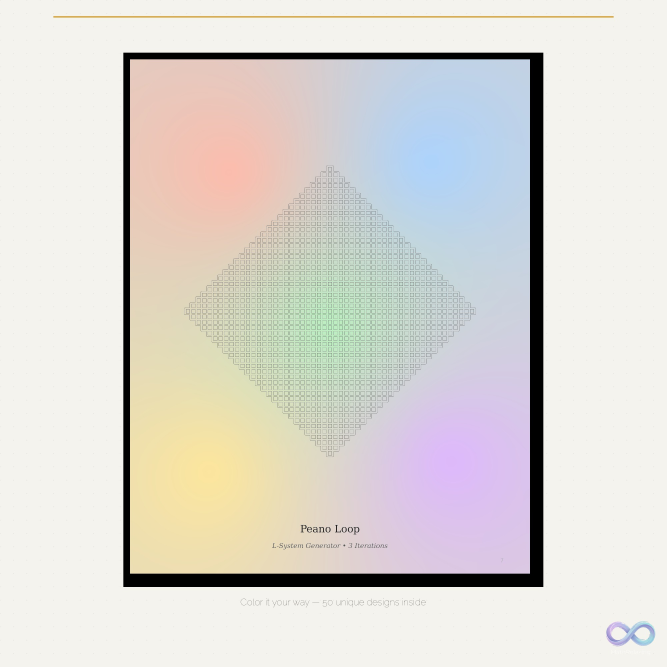
#> input picture fractal_flora_sample_colored.jpg, 2000 x 2000 px (shown at 1/3 size)
$ python lowpoly_core.py ../fractal_flora_sample_colored.jpg
#> lines starting #> are read from the running program, lines starting #| are printed output that depends on the picture
#> in generate_cbn, src is the input picture: PIL image 2000x2000 RGB; mean R, G, B 219.5, 216.3, 211.1
"""
lowpoly_core.py — headless "geometric color-by-number" generator.

Extracted and cleaned from the desktop Tkinter tool (ingramspark_kdp_video.py):
no GUI, no CMYK/print-book pipeline. Takes ONE full-colour source image and
produces digital, Etsy-ready deliverables styled to match the MathRelaxing
coloring books (serif titles, gold rules, "COLOR KEY" legend):

  * <name>_coloring.png  — printable page: title, tessellated numbered cells,
    numbered colour key, page label.
  * <name>_colored.png   — the full-colour solution.
  * <name>_coloring.pdf  — the coloring page as a single 300 dpi US-Letter PDF.

Fixes vs the original: numbers are drawn for triangular/hexagonal tilings too
(original numbered squares only) and the triangular tiling is a true gap-free
tessellation (original left diamond gaps). Uses PIL median-cut quantization.
"""
import os
import math
import numpy as np
from PIL import Image, ImageDraw, ImageFont

DPI = 300
LETTER_PX = (int(8.5 * DPI), int(11 * DPI))   # 2550 x 3300
GOLD = (201, 162, 75)
INK = (38, 38, 38)
GRID = (170, 170, 170)
NUM = (110, 110, 110)


def _font(size, bold=True, serif=False):
    if serif:
        names = ("DejaVuSerif-Bold.ttf",) if bold else ("DejaVuSerif.ttf",)
    else:
        names = ("DejaVuSans-Bold.ttf", "arialbd.ttf", "arial.ttf") if bold else \
                ("DejaVuSans.ttf", "arial.ttf")
    for n in names:
        try:
            return ImageFont.truetype(n, size)
        except Exception:
            continue
    return ImageFont.load_default()


def quantize(image, num_colors):
    """Adaptive colour reduction (PIL median-cut). Returns (quantized RGB image,
    palette Nx3 int) ordered light->dark so legend numbers read nicely."""
#> called with num_colors = 12
    if image.mode != "RGB":
        image = image.convert("RGB")
    pal_img = image.quantize(colors=num_colors, method=Image.MEDIANCUT, dither=Image.NONE)
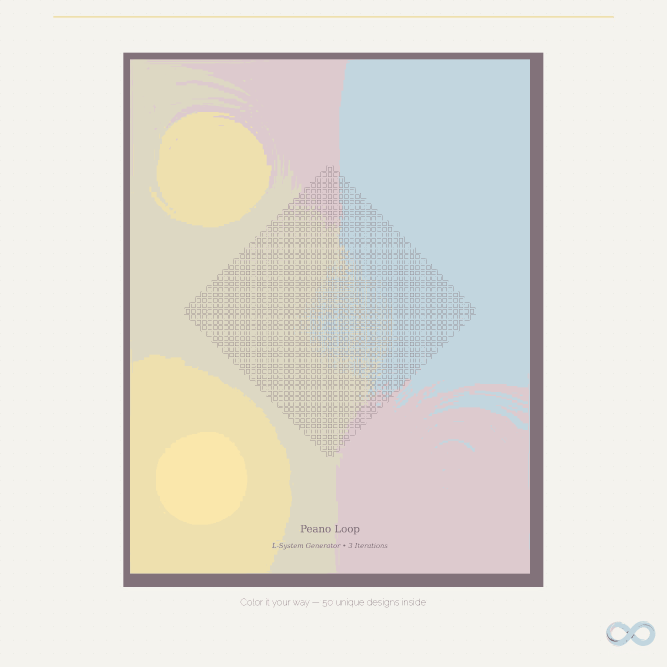
#> pal_img: PIL image 2000x2000 P (shown at 1/3 size); mean R, G, B 225.3, 222.7, 215.1
    raw = pal_img.getpalette()[: num_colors * 3]
#> raw = 36 values, max 250 at index 15, min 114 at index 34, mean 218.5
    palette = np.array(raw, int).reshape(-1, 3)
#> palette = [[245, 244, 238], [246, 243, 239], [244, 243, 240], [244, 243, 238], [248, 243, 229], [250, 231, 171], [229, 238, 225], [238, 224, 174], [221, 216, 195], [194, 214, 223], [221, 202, 206], [130, 114, 122]]
    lum = palette @ np.array([0.299, 0.587, 0.114])
#> lum = [243.6, 243.4, 243, 242.7, 242.9, 229.8, 233.8, 222.5, 215.1, 209, 208.1, 119.7]
    order = np.argsort(-lum)
#> order = [0, 1, 2, 4, 3, 6, 5, 7, 8, 9, 10, 11]
    palette = palette[order]
#> palette = [[245, 244, 238], [246, 243, 239], [244, 243, 240], [248, 243, 229], [244, 243, 238], [229, 238, 225], [250, 231, 171], [238, 224, 174], [221, 216, 195], [194, 214, 223], [221, 202, 206], [130, 114, 122]]
    return image.quantize(colors=num_colors, method=Image.MEDIANCUT,
                          dither=Image.NONE).convert("RGB"), palette


def _nearest_number(color, palette):
    d = np.sum((palette.astype(int) - np.array(color[:3], int)) ** 2, axis=1)
    return int(np.argmin(d)) + 1


def _centered(draw, text, cx, cy, font, fill):
    l, t, r, b = draw.textbbox((0, 0), text, font=font)
    draw.text((cx - (r - l) / 2 - l, cy - (b - t) / 2 - t), text, font=font, fill=fill)


def _draw_key(draw, palette, cx, top, max_w):
    """Centered numbered colour key with a small serif heading."""
    head = _font(40, serif=True)
    _centered(draw, "COLOR KEY", cx, top, head, GOLD)
    sw, pad, gap = 60, 12, 46
    lf = _font(38, serif=True)
    # lay swatches out centered, wrapping rows
    items = []
    for i, col in enumerate(palette, 1):
        lb = draw.textbbox((0, 0), str(i), font=lf)
        items.append((str(i), tuple(int(c) for c in col), sw + pad + (lb[2] - lb[0])))
    rows, cur, cw = [], [], 0
    for it in items:
        w = it[2] + gap
        if cw + w > max_w and cur:
            rows.append((cur, cw)); cur, cw = [], 0
        cur.append(it); cw += w
    if cur:
        rows.append((cur, cw))
    y = top + 60
    for row, rw in rows:
        x = cx - (rw - gap) / 2
        for label, col, w in row:
            draw.rectangle([x, y, x + sw, y + sw], fill=col, outline=(70, 70, 70), width=3)
            lb = draw.textbbox((0, 0), label, font=lf)
            _centered(draw, label, x + sw + pad + (lb[2] - lb[0]) / 2, y + sw / 2, lf, INK)
            x += w + gap
        y += sw + 30
    return y


def _iter_cells(poly_type, art_w, art_h, s):
    if poly_type == "square":
        for y in range(0, art_h - s + 1, s):
            for x in range(0, art_w - s + 1, s):
                pts = [(x, y), (x + s, y), (x + s, y + s), (x, y + s)]
                yield pts, (x + s / 2, y + s / 2)
    elif poly_type == "triangular":
        th = s * math.sqrt(3) / 2
        half = s / 2
        rows = int(art_h / th) + 1
        cols = int(art_w / half) + 1
        for r in range(rows):
            y = r * th
            for i in range(cols):
                left = i * half
                if (i + r) % 2 == 0:
                    pts = [(left, y + th), (left + s, y + th), (left + half, y)]
                else:
                    pts = [(left, y), (left + s, y), (left + half, y + th)]
                if min(p[0] for p in pts) >= 0 and max(p[0] for p in pts) <= art_w \
                   and min(p[1] for p in pts) >= 0 and max(p[1] for p in pts) <= art_h:
                    cx = sum(p[0] for p in pts) / 3
                    cy = sum(p[1] for p in pts) / 3
                    yield pts, (cx, cy)
    elif poly_type == "hexagonal":
        hw = math.sqrt(3) * s
        vert = s * 1.5
        rows = int(art_h / vert) + 2
        cols = int(art_w / hw) + 2
        for r in range(rows):
            for q in range(cols):
                cx = q * hw + (hw / 2 if r % 2 else 0)
                cy = r * vert
                pts = [(cx + s * math.cos(math.radians(30 + 60 * i)),
                        cy + s * math.sin(math.radians(30 + 60 * i))) for i in range(6)]
                if min(p[0] for p in pts) >= 0 and max(p[0] for p in pts) <= art_w \
                   and min(p[1] for p in pts) >= 0 and max(p[1] for p in pts) <= art_h:
                    yield pts, (cx, cy)
    else:
        raise ValueError("poly_type must be square|triangular|hexagonal")


def _page(page_px, title, subtitle, page_label):
    """Blank branded page with serif title, gold rule, subtitle, page label.
    Returns (image, draw, content_top_y, content_bottom_y)."""
    img = Image.new("RGB", page_px, "white")
    d = ImageDraw.Draw(img)
    W, H = page_px
    _centered(d, title, W / 2, 150, _font(66, serif=True), INK)
    d.line([(W / 2 - 320, 232), (W / 2 + 320, 232)], fill=GOLD, width=4)
    if subtitle:
        _centered(d, subtitle, W / 2, 285, _font(34, bold=False, serif=True), (120, 120, 120))
    if page_label:
        _centered(d, page_label, W / 2, H - 90, _font(30, serif=True), (150, 150, 150))
    top = 340 if subtitle else 300
    return img, d, top, H - 150


def generate_cbn(src_path, out_dir, poly_type="triangular", side_length=46,
                 num_colors=12, page_px=LETTER_PX, margin=150,
                 title="Color by Number", subtitle=None, page_label=None):
    os.makedirs(out_dir, exist_ok=True)
    src = Image.open(src_path).convert("RGB")
    quant, palette = quantize(src, num_colors)
    page_w, page_h = page_px

    legend_rows = max(1, math.ceil(num_colors / 8))
    legend_h = 60 + 60 + legend_rows * (60 + 30) + 30
    gap = 70

    coloring, dc, top, bottom = _page(page_px, title, subtitle, page_label)
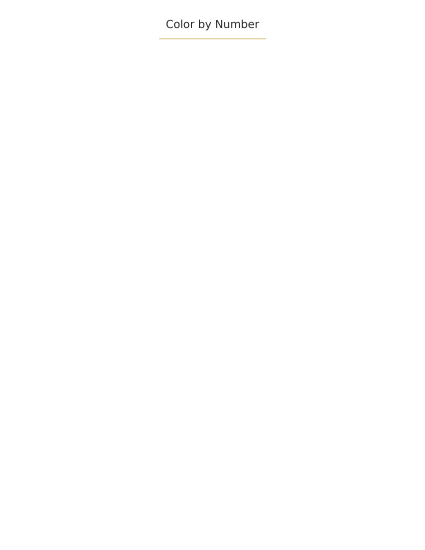
#> coloring: PIL image 2550x3300 RGB (shown at 1/6 size); mean R, G, B 254.8, 254.8, 254.8
#> top = 300; bottom = 3150
    colored, dk, _, _ = _page(page_px, title, subtitle, page_label)

    avail_w = page_w - 2 * margin
    avail_h = (bottom - legend_h - gap) - top
#> avail_h = 2450
    ar = quant.width / quant.height
    if avail_w / avail_h > ar:
        art_h = int(avail_h); art_w = int(art_h * ar)
    else:
        art_w = int(avail_w); art_h = int(art_w / ar)
    art = quant.resize((art_w, art_h), Image.Resampling.LANCZOS)
    art_px = np.asarray(art)

    off_x = (page_w - art_w) // 2
    off_y = top
#> off_y = 300
    num_font = _font(max(14, int(side_length * (0.42 if poly_type != "triangular" else 0.34))))

    ncells = 0
    for pts, (sx, sy) in _iter_cells(poly_type, art_w, art_h, side_length):
        ix = min(art_w - 1, max(0, int(sx)))
        iy = min(art_h - 1, max(0, int(sy)))
        color = tuple(int(c) for c in art_px[iy, ix])
        n = _nearest_number(color, palette)
        shifted = [(off_x + px, off_y + py) for px, py in pts]
        dc.polygon(shifted, fill="white", outline=GRID)
        _centered(dc, str(n), off_x + sx, off_y + sy, num_font, NUM)
        dk.polygon(shifted, fill=color)
        ncells += 1
#> this loop made 5376 passes
#> shifted on passes 1 to 3: [(150, 339.8), (196, 339.8), (173, 300)], [(173, 300), (219, 300), (196, 339.8)], [(196, 339.8), (242, 339.8), (219, 300)]
#> after the loop, ncells = 5376

    key_top = off_y + art_h + gap
#> key_top = 2620
    _draw_key(dc, palette, page_w / 2, key_top, avail_w)
#> the loop in _draw_key, `for i, col in enumerate(palette, 1):` made 12 passes
#> (col, lb) on passes 1 to 8: ([245, 244, 238], (0, 8, 24, 36)), ([246, 243, 239], (0, 7, 24, 36)), ([244, 243, 240], (0, 7, 24, 36)), ([248, 243, 229], (0, 8, 24, 36)), ([244, 243, 238], (0, 8, 24, 36)), ([229, 238, 225], (0, 7, 24, 36)), ([250, 231, 171], (0, 8, 24, 36)), ([238, 224, 174], (0, 7, 24, 36))
#> after the loop in _draw_key, `for i, col in enumerate(palette, 1):`: items = 12 items
#> the loop in _draw_key, `for it in items:` made 12 passes
#> (it, cw) on passes 1 to 7: (('1', (245, 244, 238), 96), 142), (('2', (246, 243, 239), 96), 284), (('3', (244, 243, 240), 96), 426), (('4', (248, 243, 229), 96), 568), (('5', (244, 243, 238), 96), 710), (('6', (229, 238, 225), 96), 852), (('7', (250, 231, 171), 96), 994)
#> the loop in _draw_key, `for row, rw in rows:` made 1 pass
#> rw on pass 1: 1776
    _draw_key(dk, palette, page_w / 2, key_top, avail_w)
#> the loop in _draw_key (call 2), `for i, col in enumerate(palette, 1):` made 12 passes
#> the loop in _draw_key (call 2), `for it in items:` made 12 passes
#> it on passes 1 to 8: ('1', (245, 244, 238), 96), ('2', (246, 243, 239), 96), ('3', (244, 243, 240), 96), ('4', (248, 243, 229), 96), ('5', (244, 243, 238), 96), ('6', (229, 238, 225), 96), ('7', (250, 231, 171), 96), ('8', (238, 224, 174), 96)
#> the loop in _draw_key (call 2), `for row, rw in rows:` made 1 pass

    base = os.path.splitext(os.path.basename(src_path))[0]
    p_color = os.path.join(out_dir, f"{base}_coloring.png")
    p_sol = os.path.join(out_dir, f"{base}_colored.png")
    p_pdf = os.path.join(out_dir, f"{base}_coloring.pdf")
    coloring.save(p_color, dpi=(DPI, DPI))
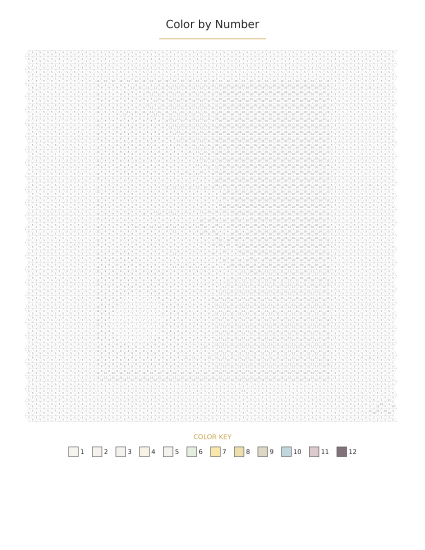
#> saved as fractal_flora_sample_colored_coloring.png: PIL image 2550x3300 RGB (shown at 1/6 size); mean R, G, B 247.5, 247.5, 247.4
    colored.save(p_sol, dpi=(DPI, DPI))
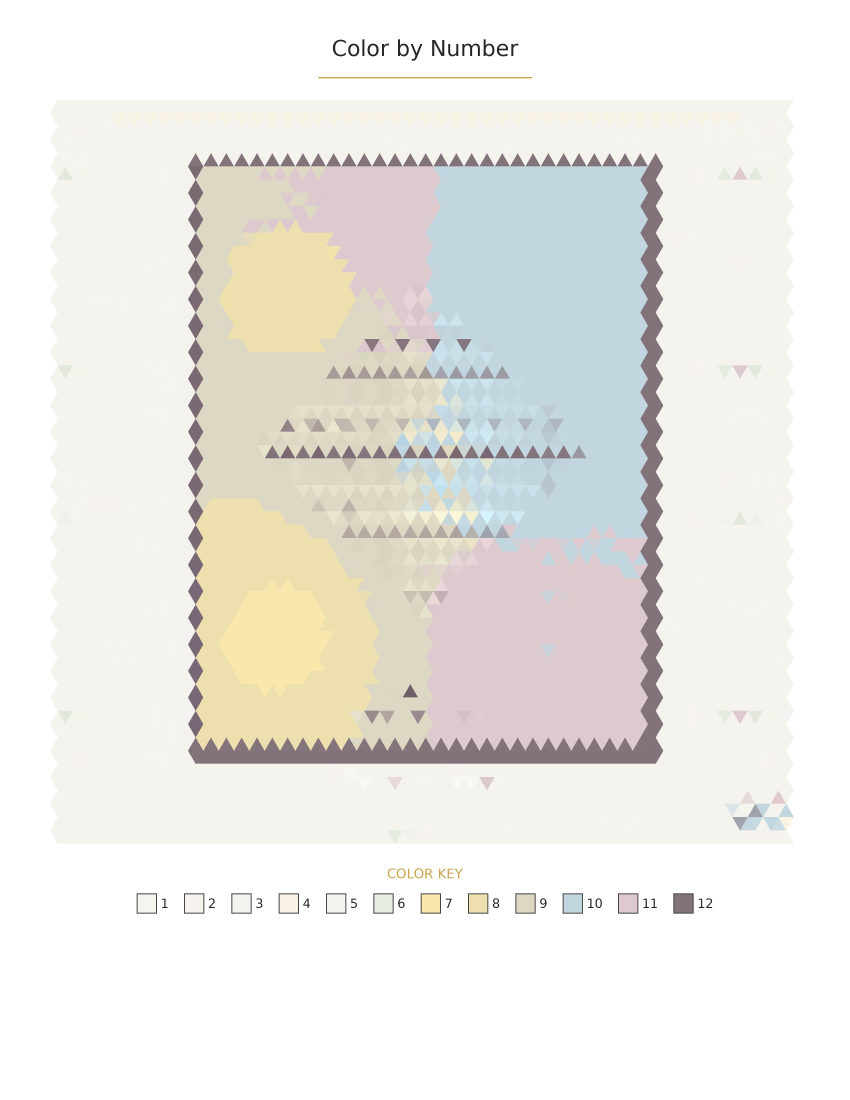
#> saved as fractal_flora_sample_colored_colored.png: PIL image 2550x3300 RGB (shown at 1/3 size); mean R, G, B 236.9, 235.4, 230.8
    coloring.save(p_pdf, "PDF", resolution=DPI)
    return {"coloring": p_color, "colored": p_sol, "pdf": p_pdf,
            "cells": ncells, "colors": num_colors, "art_size": (art_w, art_h),
            "coloring_img": coloring, "colored_img": colored}


if __name__ == "__main__":
    import sys
    print(generate_cbn(sys.argv[1], os.path.join(os.path.dirname(__file__), "out")))

$ run again, on celtic_knot_page_01.jpg
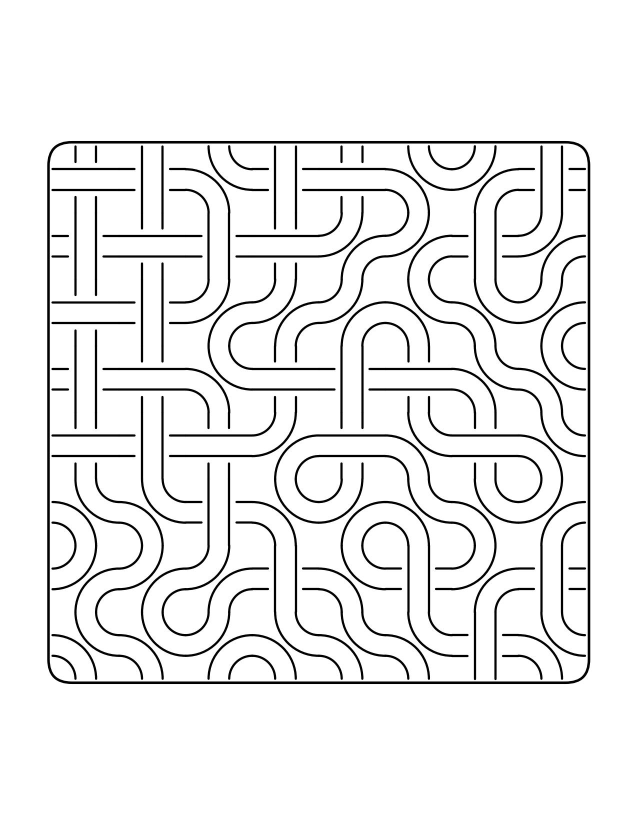
#> input picture celtic_knot_page_01.jpg, 1275 x 1650 px (shown at 1/2 size)
#> in generate_cbn, src is the input picture: PIL image 1275x1650 RGB; min 0, max 255, mean 238.1
#> raw = 36 values, max 255 at index 0, min 0 at index 33, mean 156.7
#> in quantize, `palette = np.array(raw, int).reshape(-1, 3)`: palette = [[255, 255, 255], [254, 254, 254], [253, 253, 253], [252, 252, 252], [249, 249, 249], [244, 244, 244], [210, 210, 210], [134, 134, 134], [25, 25, 25], [3, 3, 3], [1, 1, 1], [0, 0, 0]]
#> lum = [255, 254, 253, 252, 249, 244, 210, 134, 25, 3, 1, 0]
#> order = [0, 1, 2, 3, 4, 5, 6, 7, 8, 9, 10, 11]
#> img: PIL image 2550x3300 RGB; every value is 255
#> top = 300; bottom = 3150
#> avail_h = 2450
#> art_w = 1893
#> in generate_cbn, `art = quant.resize((art_w, art_h), Image.Resampling.LANCZOS)`:
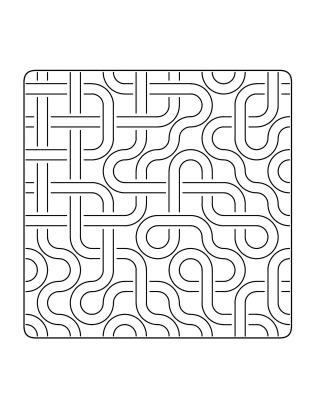
#> art: PIL image 1893x2450 RGB (shown at 1/6 size); min 0, max 255, mean 238.3
#> off_x = 328
#> off_y = 300
#> the loop in generate_cbn, `for pts, (sx, sy) in _iter_cells(poly_type, art_w, art_h, side_length):` made 4941 passes
#> (pts, sx, sy, ix, iy, shifted) on passes 1 to 3: ([(0, 39.84), (46, 39.84), (23, 0)], 23, 26.56, 23, 26, [(328, 339.8), (374, 339.8), (351, 300)]), ([(23, 0), (69, 0), (46, 39.84)], 46, 13.28, 46, 13, [(351, 300), (397, 300), (374, 339.8)]), ([(46, 39.84), (92, 39.84), (69, 0)], 69, 26.56, 69, 26, [(374, 339.8), (420, 339.8), (397, 300)])
#> after the loop in generate_cbn, `for pts, (sx, sy) in _iter_cells(poly_type, art_w, art_h, side_length):`: ncells = 4941
#> key_top = 2820
#> the loop in _draw_key, `for i, col in enumerate(palette, 1):` made 12 passes
#> (col, lb) on passes 1 to 8: ([255, 255, 255], (0, 8, 24, 36)), ([254, 254, 254], (0, 7, 24, 36)), ([253, 253, 253], (0, 7, 24, 36)), ([252, 252, 252], (0, 8, 24, 36)), ([249, 249, 249], (0, 8, 24, 36)), ([244, 244, 244], (0, 7, 24, 36)), ([210, 210, 210], (0, 8, 24, 36)), ([134, 134, 134], (0, 7, 24, 36))
#> after the loop in _draw_key, `for i, col in enumerate(palette, 1):`: items = 12 items
#> the loop in _draw_key, `for it in items:` made 12 passes
#> (it, cw) on passes 1 to 6: (('1', (255, 255, 255), 96), 142), (('2', (254, 254, 254), 96), 284), (('3', (253, 253, 253), 96), 426), (('4', (252, 252, 252), 96), 568), (('5', (249, 249, 249), 96), 710), (('6', (244, 244, 244), 96), 852)
#> the loop in _draw_key, `for row, rw in rows:` made 1 pass
#> rw on pass 1: 1776
#> the loop in _draw_key (call 2), `for i, col in enumerate(palette, 1):` made 12 passes
#> the loop in _draw_key (call 2), `for it in items:` made 12 passes
#> it on passes 1 to 8: ('1', (255, 255, 255), 96), ('2', (254, 254, 254), 96), ('3', (253, 253, 253), 96), ('4', (252, 252, 252), 96), ('5', (249, 249, 249), 96), ('6', (244, 244, 244), 96), ('7', (210, 210, 210), 96), ('8', (134, 134, 134), 96)
#> the loop in _draw_key (call 2), `for row, rw in rows:` made 1 pass
#> in generate_cbn, `colored.save(p_sol, dpi=(DPI, DPI))`:
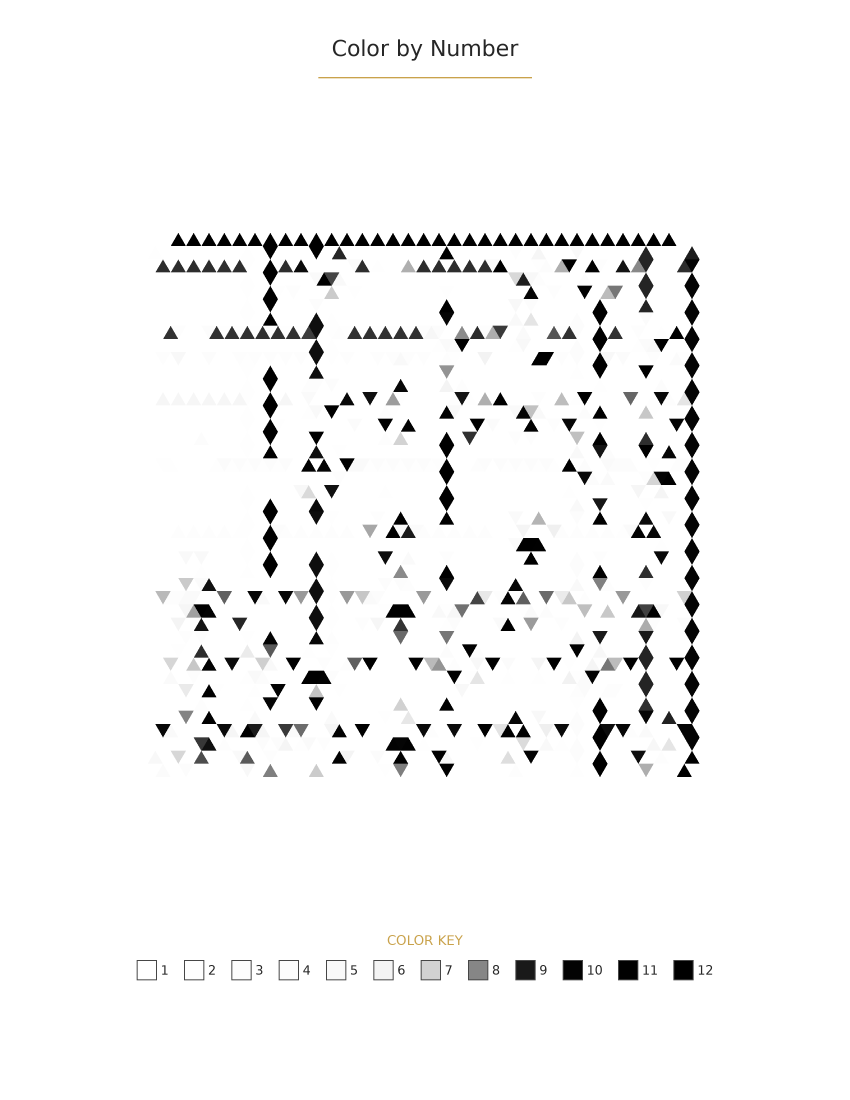
#> saved as celtic_knot_page_01_colored.png: PIL image 2550x3300 RGB (shown at 1/3 size); mean R, G, B 245, 245, 245
